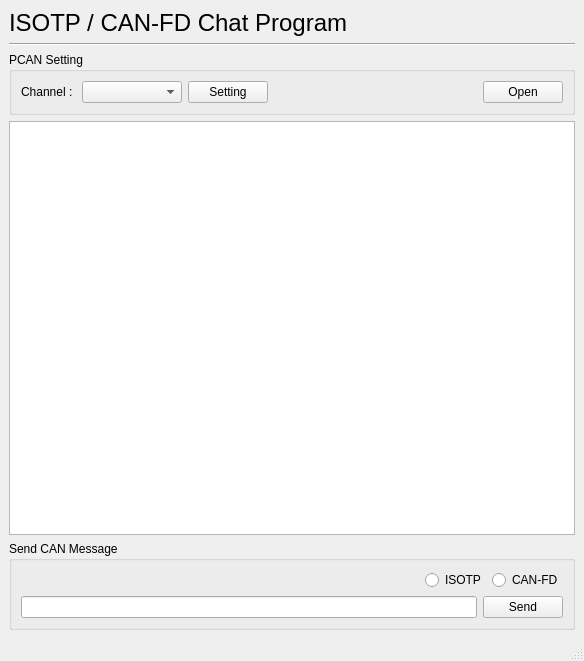
<?xml version="1.0" encoding="UTF-8"?>
<ui version="4.0">
 <class>MainWindow</class>
 <widget class="QMainWindow" name="MainWindow">
  <property name="geometry">
   <rect>
    <x>0</x>
    <y>0</y>
    <width>584</width>
    <height>661</height>
   </rect>
  </property>
  <property name="windowTitle">
   <string>MainWindow</string>
  </property>
  <widget class="QWidget" name="centralwidget">
   <layout class="QGridLayout" name="gridLayout">
    <item row="0" column="0">
     <widget class="QLabel" name="label">
      <property name="font">
       <font>
        <pointsize>18</pointsize>
       </font>
      </property>
      <property name="text">
       <string>ISOTP / CAN-FD Chat Program</string>
      </property>
     </widget>
    </item>
    <item row="1" column="0">
     <widget class="Line" name="line">
      <property name="orientation">
       <enum>Qt::Horizontal</enum>
      </property>
     </widget>
    </item>
    <item row="2" column="0">
     <widget class="QGroupBox" name="groupBox">
      <property name="title">
       <string>PCAN Setting</string>
      </property>
      <layout class="QHBoxLayout" name="horizontalLayout">
       <item>
        <widget class="QLabel" name="label_2">
         <property name="text">
          <string>Channel : </string>
         </property>
        </widget>
       </item>
       <item>
        <widget class="QComboBox" name="cbChannel">
         <property name="minimumSize">
          <size>
           <width>100</width>
           <height>0</height>
          </size>
         </property>
        </widget>
       </item>
       <item>
        <widget class="QPushButton" name="btnSetting">
         <property name="text">
          <string>Setting</string>
         </property>
        </widget>
       </item>
       <item>
        <spacer name="horizontalSpacer">
         <property name="orientation">
          <enum>Qt::Horizontal</enum>
         </property>
         <property name="sizeHint" stdset="0">
          <size>
           <width>200</width>
           <height>20</height>
          </size>
         </property>
        </spacer>
       </item>
       <item>
        <widget class="QPushButton" name="btnOpen">
         <property name="text">
          <string>Open</string>
         </property>
        </widget>
       </item>
      </layout>
     </widget>
    </item>
    <item row="3" column="0">
     <widget class="QTextBrowser" name="CANStream"/>
    </item>
    <item row="4" column="0">
     <widget class="QGroupBox" name="gbSendCAN">
      <property name="title">
       <string>Send CAN Message</string>
      </property>
      <layout class="QVBoxLayout" name="verticalLayout">
       <item>
        <layout class="QHBoxLayout" name="horizontalLayout_2">
         <item>
          <spacer name="horizontalSpacer_2">
           <property name="orientation">
            <enum>Qt::Horizontal</enum>
           </property>
           <property name="sizeHint" stdset="0">
            <size>
             <width>40</width>
             <height>20</height>
            </size>
           </property>
          </spacer>
         </item>
         <item>
          <widget class="QRadioButton" name="rbISOTP">
           <property name="text">
            <string>ISOTP</string>
           </property>
          </widget>
         </item>
         <item>
          <widget class="QRadioButton" name="rbCANFD">
           <property name="text">
            <string>CAN-FD</string>
           </property>
          </widget>
         </item>
        </layout>
       </item>
       <item>
        <layout class="QHBoxLayout" name="horizontalLayout_3">
         <item>
          <widget class="QLineEdit" name="lineEdit"/>
         </item>
         <item>
          <widget class="QPushButton" name="btnSend">
           <property name="text">
            <string>Send</string>
           </property>
          </widget>
         </item>
        </layout>
       </item>
      </layout>
     </widget>
    </item>
   </layout>
  </widget>
  <widget class="QMenuBar" name="menubar">
   <property name="geometry">
    <rect>
     <x>0</x>
     <y>0</y>
     <width>584</width>
     <height>21</height>
    </rect>
   </property>
  </widget>
  <widget class="QStatusBar" name="statusbar"/>
 </widget>
 <resources/>
 <connections/>
</ui>
